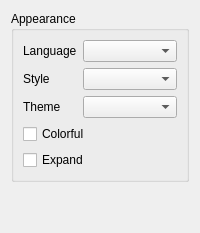
<?xml version="1.0" encoding="UTF-8"?>
<ui version="4.0">
 <class>ModernPreference</class>
 <widget class="QFrame" name="ModernPreference">
  <layout class="QVBoxLayout" name="ly_modern_preference">
   <item>
    <widget class="QGroupBox" name="grp_appearance">
     <property name="title">
      <string>Appearance</string>
     </property>
     <layout class="QVBoxLayout" name="ly_appearance">
      <item>
       <layout class="QFormLayout">
        <item row="0" column="0">
         <widget class="QLabel" name="lbl_lang">
          <property name="text">
           <string>Language</string>
          </property>
         </widget>
        </item>
        <item row="0" column="1">
         <widget class="QComboBox" name="cmb_lang"/>
        </item>
        <item row="1" column="0">
         <widget class="QLabel" name="lbl_style">
          <property name="text">
           <string>Style</string>
          </property>
         </widget>
        </item>
        <item row="1" column="1">
         <widget class="QComboBox" name="cmb_style"/>
        </item>
        <item row="2" column="0">
         <widget class="QLabel" name="lbl_theme">
          <property name="text">
           <string>Theme</string>
          </property>
         </widget>
        </item>
        <item row="2" column="1">
         <widget class="QComboBox" name="cmb_theme"/>
        </item>
       </layout>
      </item>
      <item>
       <widget class="QCheckBox" name="chk_colorful">
        <property name="text">
         <string>Colorful</string>
        </property>
       </widget>
      </item>
      <item>
       <widget class="QCheckBox" name="chk_expand">
        <property name="text">
         <string>Expand</string>
        </property>
       </widget>
      </item>
     </layout>
    </widget>
   </item>
   <item>
    <spacer name="verticalSpacer">
     <property name="orientation">
      <enum>Qt::Vertical</enum>
     </property>
     <property name="sizeHint" stdset="0">
      <size>
       <width>20</width>
       <height>40</height>
      </size>
     </property>
    </spacer>
   </item>
  </layout>
 </widget>
 <resources/>
 <connections/>
</ui>
